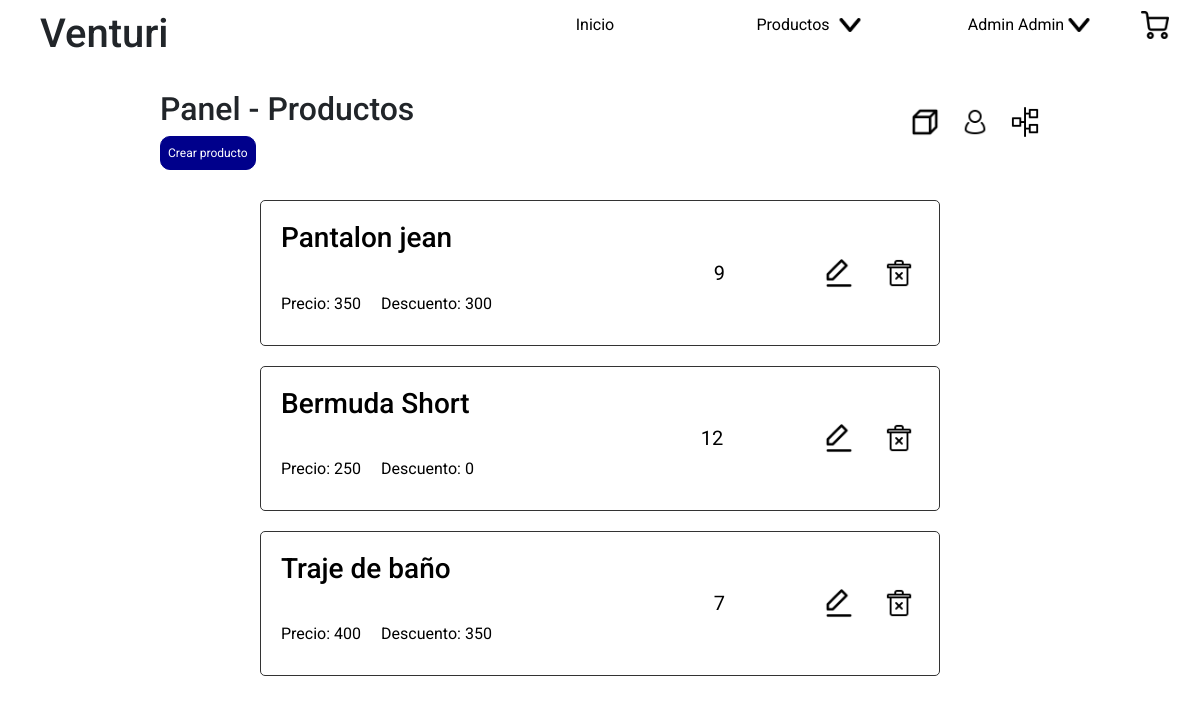
The app's page /index.php?section=panel (signed in), older data.
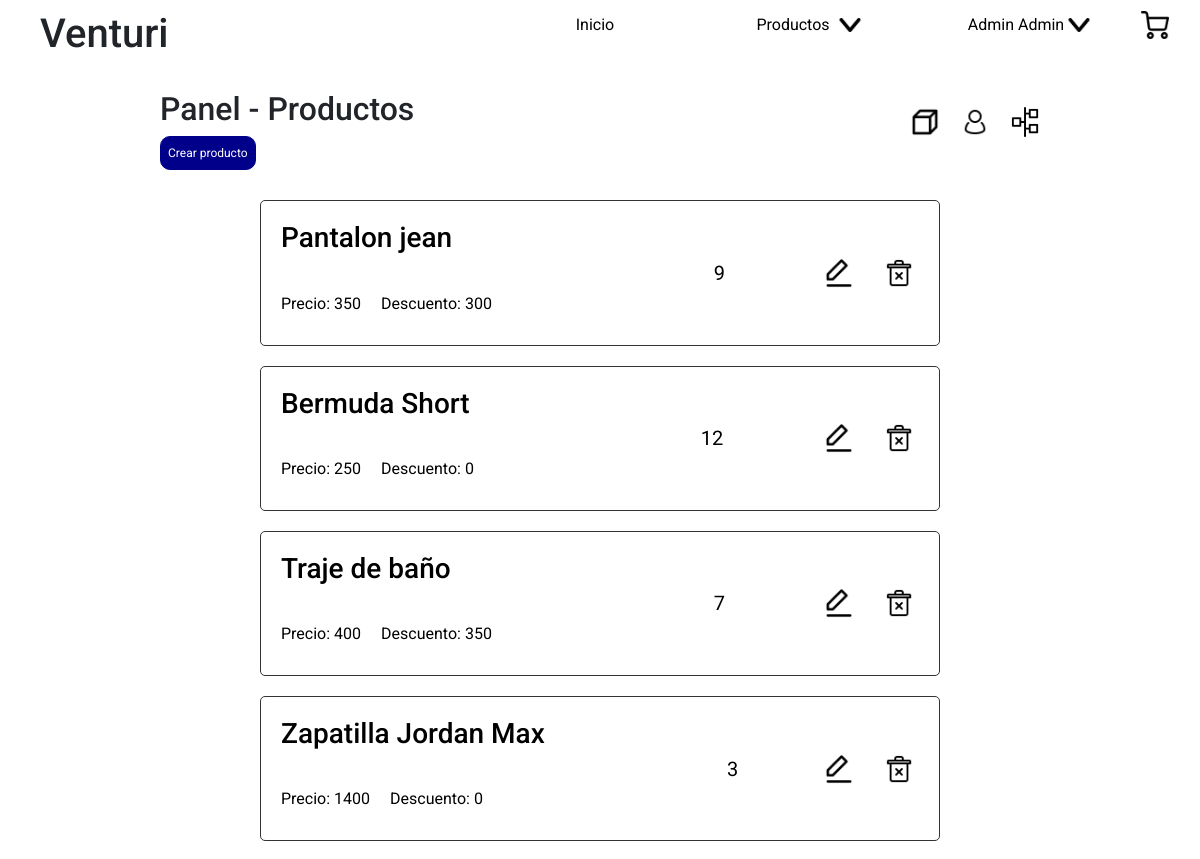
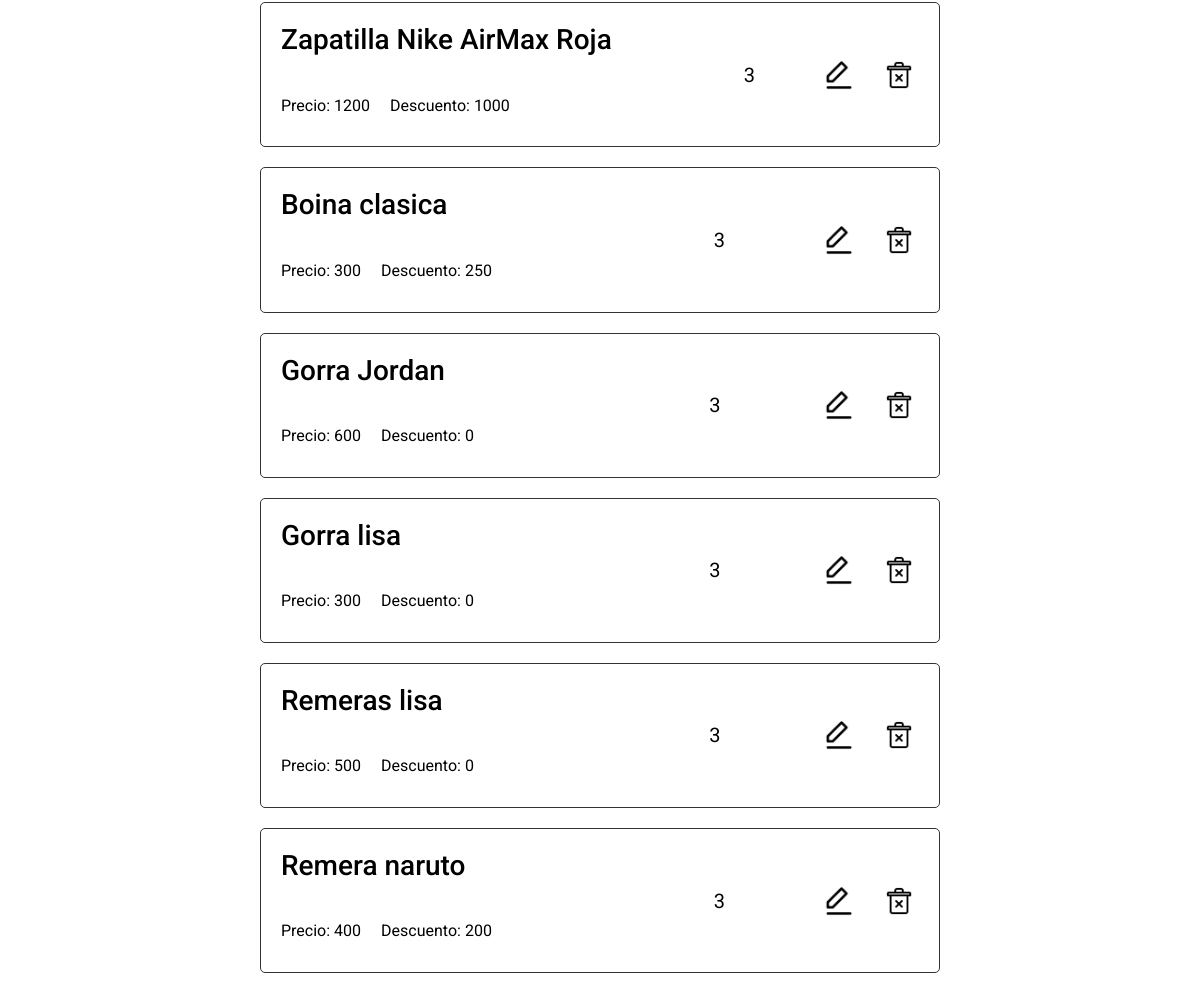
The same page, newer data (2 pictures, top to bottom).
### tables this page shows
CREATE TABLE IF NOT EXISTS products (
    id int UNSIGNED NOT NULL AUTO_INCREMENT,
    title varchar(100) NOT NULL,
    description text(1000),
    price int NOT NULL DEFAULT 0,
    discount int DEFAULT NULL,
    stock int NOT NULL DEFAULT 0,
    created_at TIMESTAMP NOT NULL DEFAULT CURRENT_TIMESTAMP,
    updated_at TIMESTAMP NOT NULL DEFAULT CURRENT_TIMESTAMP,
    PRIMARY KEY (id)
);

### back/config/functions/sql.php (called while the page is built, shortened)
<?php
function select($query){
global $cnx;
$matchs = [];
$rta = mysqli_query($cnx, $query);
if(mysqli_num_rows($rta) > 0){
    while($match = mysqli_fetch_assoc($rta)):
        $matchs[] = $match;
    endwhile;
}
return $matchs;
}

### site/views/panel/products.php (the view, shortened to what this page needs)
<?php
    $products = [];
    $querySelectProducts = <<<SELECTPRODUCTS
    SELECT * FROM products;
    SELECTPRODUCTS;
    $rtaSelectProducts = select($querySelectProducts);
    if(count($rtaSelectProducts) > 0){
        $products = $rtaSelectProducts;
    }
?>
<section id="products">
    <ul>
        <?php for ($i=0; $i < count($products); $i++): ?>
            <li>
                <a href="index.php?section=product&id=<?= $products[$i]['id'] ?>">
                    <div>
                        <h3><?= $products[$i]['title'] ?></h3>
                        <div>
                            <p>Precio: <?= $products[$i]['price'] ?></p>
                            <?php if(isset($products[$i]['discount'])): ?>
                                <p>Descuento: <?= $products[$i]['discount'] ?></p>
                            <?php endif; ?>
                        </div>
                    </div>
                    <div>
                        <p><?= $products[$i]['stock'] ?></p>
                    </div>
                </a>
                <div>
                    <div>
                        <a href="index.php?section=panel&category=productEdit&id=<?= $products[$i]['id'] ?>">Editar producto</a>
                    </div>
                    <form action="./back/controller/product/delete.php" method="POST">
                        <input type="submit" value="Borrar producto">
                    </form>
                </div>
            </li>
        <?php endfor; ?>
    </ul>
</section>

Row changes from the older to the newer data that the page shows:
added products: title "Zapatilla Jordan Max", price "1400", discount "0", stock "3"
added products: title "Zapatilla Nike AirMax Roja", price "1200", discount "1000", stock "3"
added products: title "Boina clasica", price "300", discount "250", stock "3"
added products: title "Gorra Jordan", price "600", discount "0", stock "3"
added products: title "Gorra lisa", price "300", discount "0", stock "3"
added products: title "Remeras lisa", price "500", discount "0", stock "3"
added products: title "Remera naruto", price "400", discount "200", stock "3"
